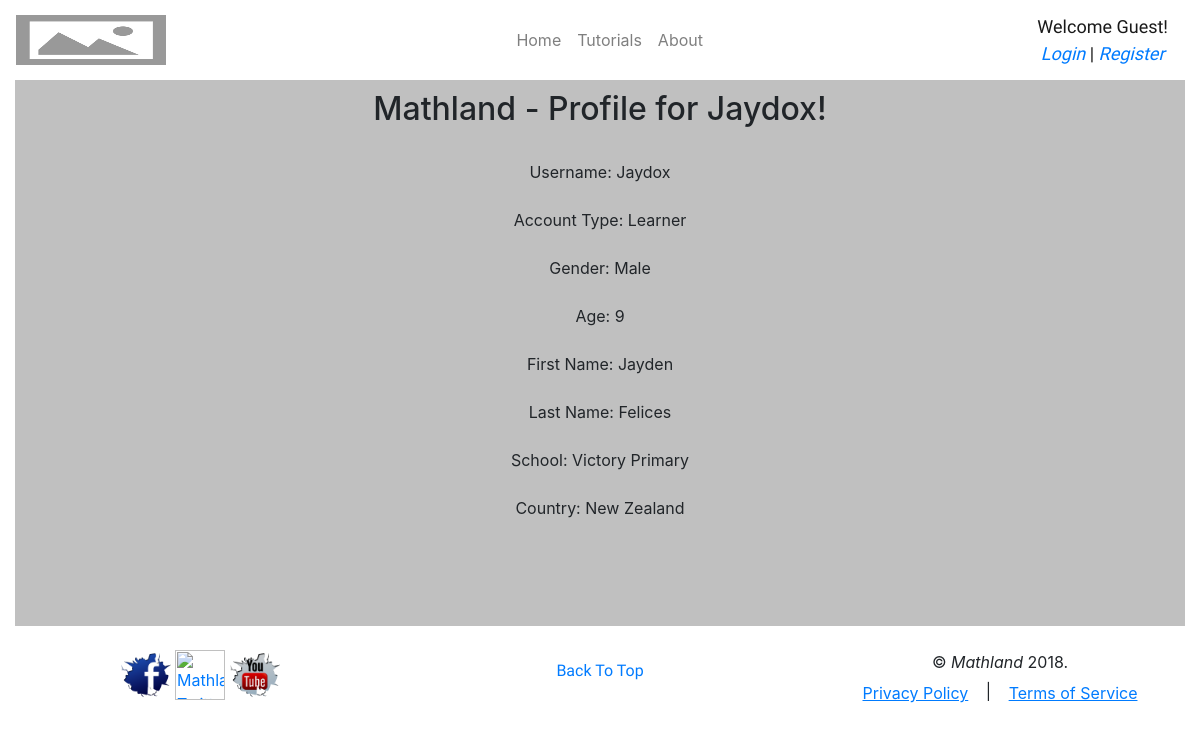
The app's page /mathland/index.php?ctr=LoginController&cmd=showProfile&name=Jaydox with its own data.
### tables this page shows
CREATE TABLE tbl_account (
  acc_id        int(10) NOT NULL AUTO_INCREMENT, 
  acc_username  varchar(20) NOT NULL UNIQUE, 
  acc_pass      varchar(20) NOT NULL, 
  acc_type_id   int(10) NOT NULL, 
  acc_firstname varchar(40) NOT NULL, 
  acc_lastname  varchar(40) NOT NULL, 
  acc_email     varchar(50) NOT NULL, 
  acc_dob       date NOT NULL, 
  acc_gender    varchar(1) NOT NULL,
  acc_school    varchar(50) NOT NULL, 
  acc_country   varchar(40) NOT NULL,
  acc_timestamp timestamp DEFAULT CURRENT_TIMESTAMP,
  PRIMARY KEY (acc_id));

CREATE TABLE tbl_account_type (
  acctype_id   int(10) NOT NULL AUTO_INCREMENT, 
  acctype_name varchar(10) NOT NULL UNIQUE, 
  PRIMARY KEY (acctype_id));

### mathland/Controller/LoginController.php (called while the page is built, shortened)
<?php
    require_once("Model//ViewModel.php");
    require_once("Model//UserModel.php");
    class LoginController
    {
        function __construct(){
            $this->viewModel = new ViewModel($this);
            $this->userModel = new UserModel($this);
            if(isset($_REQUEST["cmd"]))
            switch($_REQUEST["cmd"]){
                case "showProfile":
                    if (isset($_REQUEST["name"]) && !empty($_REQUEST["name"]))
                    {
                        $who = $_REQUEST["name"];
                        if ($this->userModel->getprofile($who) == 1)
                        {
                            $this->viewModel->getView("ProfileView.php","Mathland - Profile for ".$who."!","",$who);
                        } else {
                            $this->viewModel->getView("ProfileView.php","","Error! Profile does not exist!","");
                        }
                    } else {
                        $this->userModel->logout();
                        $this->viewModel->getView("LoginView.php","","Something went wrong!","");
                    }
                    break;
            }
            require_once("View//".$this->viewModel->view);
        }
    }
    $LoginController = new LoginController();
?>

### mathland/Model/ViewModel.php (called while the page is built, shortened)
<?php
    require_once("Model//DBconnection.php");
    class ViewModel
    {
        function getView($prView, $prTitle, $prError, $prNavInfo)
        {
            $aDB = new DBConnection();
            $aDB->query($aDB->sql->get_view($prView));
            if ($aDB->num_rows() > 0)
            {
                if (! $prTitle == "")
                    $this->title = $prTitle;
            }
        }
    }
?>

### mathland/Model/UserModel.php (called while the page is built, shortened)
<?php
    require_once("Model//DBconnection.php");
    class UserModel
    {
        function getprofile($prName){
            $isFound = 0;
            $aDB = new DBConnection();
            $aDB->query($aDB->sql->get_acc_profile($prName));
            if ($aDB->num_rows() > 0)
            {
                $aRow = $aDB->next();
                $this->username = $aRow["acc_username"];
                $this->usertype = $aRow["acctype_name"];
                $this->firstname = $aRow["acc_firstname"];
                $this->lastname = $aRow["acc_lastname"];
                $this->dob = $aRow["acc_dob"];
                $this->gender = $this->getGender($aRow["acc_gender"]);
                $this->school = $aRow["acc_school"];
                $this->country = $aRow["acc_country"];
                $isFound = 1;
            }
            return $isFound;
        }
        function getAge($date) {
            return intval(substr(date('Ymd') - date('Ymd', strtotime($date)), 0, -4));
        }
        function getGender($prGender){
            if ($prGender == "M")
                return "Male";
            elseif ($prGender == "F")
                return "Female";
            else
                return "Other";
        }
    }
?>

### mathland/Model/DBconnection.php (called while the page is built, shortened)
<?php
    class DBconnection {
        private $rs;
        private $connectRs;
        private function connectDb($prDatabase,$prHost,$prUser,$prPass)
        {
            $this->connectRs = mysqli_connect($prHost,$prUser,$prPass);
        }
        public function query($pStrSQL)
        {
            $this->rs = -1;
            $this->rs = mysqli_query($this->connectRs,$pStrSQL);
        }
        public function next(){
            $aRow = mysqli_fetch_array($this->rs);
            return $aRow;
        }
    }
?>

### mathland/View/ProfileView.php (the view, shortened to what this page needs)
<html>
    <?php
        require_once("SubViews//HeadView.php")
    ?>
    <body>
        <div class="container-fluid">
            <?php
                require_once("SubViews//NavView.php")
            ?>
            <div class="myform" style="text-align:center;">
                <h1><?=$this->viewModel->title?></h1>
                <br>
                <?php
                    if(!empty($this->userModel->username))
                    {
                ?>
                Username: <?=$this->userModel->username?><br>
                <br>
                Account Type: <?=$this->userModel->usertype?><br>
                <br>
                Gender: <?=$this->userModel->gender?><br>
                <br>
                Age: <?=$this->userModel->getAge($this->userModel->dob)?><br>
                <br>
                    First Name: <?=$this->userModel->firstname?><br>
                    <input type="hidden" id="first" name="first" value="<?=$this->userModel->firstname?>" required><br>
                    Last Name: <?=$this->userModel->lastname?><br>
                    <input type="hidden" id="last" name="last" value="<?=$this->userModel->lastname?>" required><br>
                    School: <?=$this->userModel->school?><br>
                    <input type="hidden" id="school" name="school" value="<?=$this->userModel->school?>" required><br>
                    Country: <?=$this->userModel->country?><br>
                    <input type="hidden" id="country" name="country" value="<?=$this->userModel->country?>" required><br>
                    <br>
                <?php
                    }
                ?>
                <br>
                <br>
            </div>
            <?php
                require_once("SubViews//FooterView.php")
            ?>
        </div>
    </body>
</html>

### mathland/css/style.css (style rules this page uses)
.myform { padding:10px; border:0px black solid; background-color:silver; }

### mathland/css/breakpoint.css (style rules this page uses)
@media only screen and (min-width : 200px) { h1 { font-size:large } }
@media only screen and (min-width : 280px) { h1 { font-size:large } }
@media only screen and (min-width : 330px) { h1 { font-size:large } }
@media only screen and (min-width : 350px) { h1 { font-size:large } }
@media only screen and (min-width : 380px) { h1 { font-size:large } }
@media only screen and (min-width : 480px) { h1 { font-size:x-large } }
@media only screen and (min-width : 570px) { h1 { font-size:x-large } }
@media only screen and (min-width : 660px) { h1 { font-size:x-large } }
@media only screen and (min-width : 768px) { h1 { font-size:x-large } }
@media only screen and (min-width : 992px) { h1 { font-size:xx-large } }
@media only screen and (min-width : 1200px) { h1 { font-size:xx-large } }

### records on screen
tbl_account: acc_username "Jaydox", acc_type.acctype_name "Learner", acc_gender "Male", acc_dob "9", acc_firstname "Jayden", acc_lastname "Felices", acc_school "Victory Primary", acc_country "New Zealand"

### other values on screen
$this->viewModel->title "Mathland - Profile for Jaydox!"
